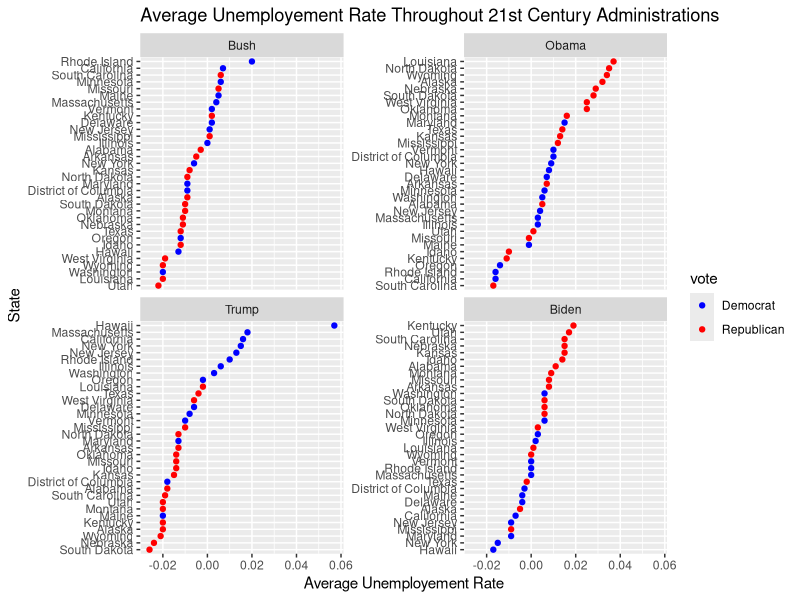
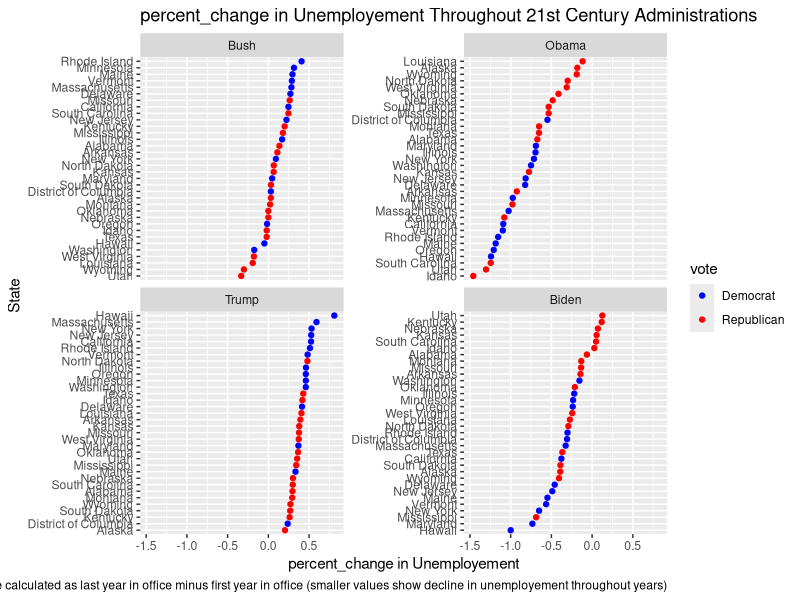
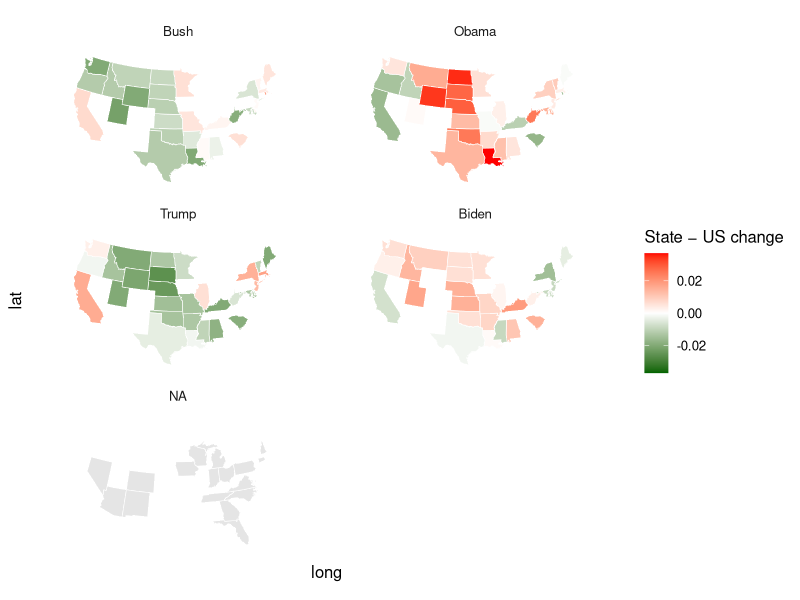
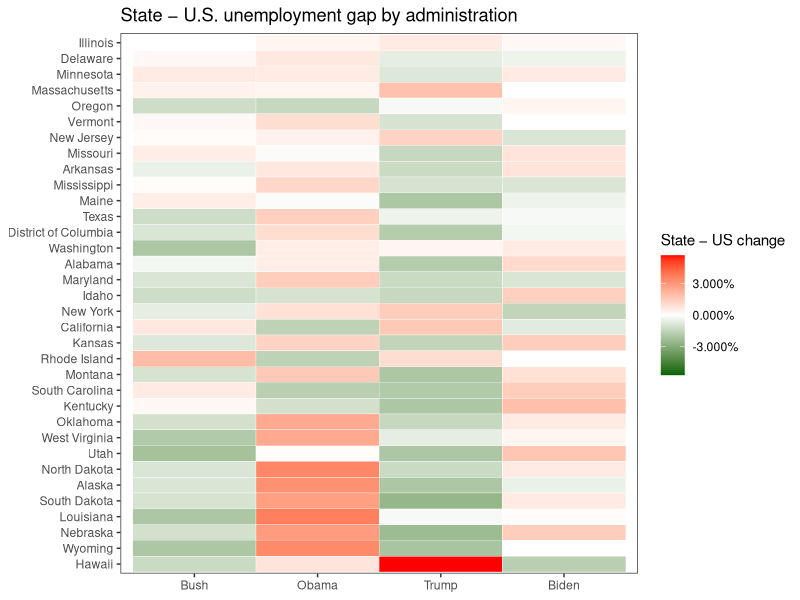

Reproduce these figures in R, in order.
## ---- chunk 1
library(readr)
library(dplyr)
library(tidyverse)
library(forcats)
library(tidytext)
library(scales)
library(lubridate)
library(stringr)
## ---- chunk 2
unemployement <- read_csv("data/unemployement_rate_by_state.csv")
## ---- chunk 3
consistent_blue <- c("California", "Oregon", "Washington", "Minnesota", "Illinois", "New York", "Vermont", "New Jersey", "Maine", "Rhode Island", "Maryland", "Delaware", "District of Columbia", "Conneticut", "Hawaii", "Massachusetts")

consistent_red <- c("Alaska", "Alabama", "Arkansas", "Idaho", "Kansas", "Kentucky", "Louisiana", "Missouri", "Mississippi", "Montana", "Nebraska", "North Dakota", "Oklahoma", "South Carolina", "South Dakota", "Tennesse", "Texas", "Utah", "Wyoming", "West Virginia")

all_consistent <- union(consistent_blue, consistent_red)

biden_years <- c(2024, 2023, 2022, 2021)
trump_years <- c(2020, 2019, 2018, 2017)
obama_years <- c(2016, 2015, 2014, 2013, 
                 2012, 2011, 2010, 2009)
bush_years <- c(2008, 2007, 2006, 2005, 
                 2004, 2003, 2002, 2001)
## ---- chunk 4
#filtering and feature engineering
unemployement_filtered <- unemployement |> 
  filter(State %in% all_consistent) |>
  pivot_longer(cols = `2024`:`2001`, 
               names_to = 'Year', 
               values_to = 'unemployement_rate')|>
  mutate(
    vote = case_when(
      State %in% consistent_red ~ "Republican",
      State %in% consistent_blue ~ "Democrat",
      State == 'United States' ~ "United States"),
    administration = case_when(
      Year %in% biden_years ~ "Biden",
      Year %in% trump_years ~ "Trump",
      Year %in% obama_years ~ "Obama",
      Year %in% bush_years ~ "Bush"
      
    )
  )|> select(-"2000") 

unemployement_filtered$Year <- as.Date(paste0(unemployement_filtered$Year, "-01-01"))

unemployement_filtered <- unemployement_filtered|>
  group_by(administration, State)|>
  reframe(
    start_rate = unemployement_rate[which.min(Year)],
    end_rate = unemployement_rate[which.max(Year)],
    difference = end_rate-start_rate,
    percent_change = (end_rate-start_rate)/end_rate,
    vote = vote
    
  ) |> distinct()

unemployement_us_avg <- unemployement_filtered |>
  mutate(
    dif_from_us = difference - case_when(
      administration == "Biden" ~ -0.013,
      administration == "Trump" ~  0.037,
      administration == "Obama" ~ -0.044,
      administration == "Bush"  ~  0.011,
      TRUE ~ NA_real_
    ),
    dif_from_us = round(dif_from_us, 3))
  
## ---- chunk 5
#| fig.height: 15

unemployement_us_avg <- unemployement_us_avg |>
  mutate(administration = factor(
    administration,
    levels = c("Bush", "Obama", "Trump", "Biden")  
  )) |> mutate(State_in_panel = reorder_within(State, dif_from_us, administration))

unemployement_us_avg |> ggplot(aes(x = dif_from_us, y = State_in_panel, color = vote)) + geom_point() +
  facet_wrap(~administration, scales = "free_y") + scale_color_manual(
    values = c(
      "Republican" = "red",
      "Democrat"   = "blue",
      "United States" = "gray"
    )) + scale_y_reordered() + labs(y = "State", x = "Average Unemployement Rate",
                                    title = "Average Unemployement Rate Throughout 21st Century Administrations")
## ---- chunk 6
#| fig.height: 15

unemployement_us_avg |> mutate(State_in_panel = reorder_within(State, percent_change, administration))|> ggplot(aes(x = percent_change, y = State_in_panel, color = vote)) + geom_point() +
  facet_wrap(~administration, scales = "free_y") + scale_color_manual(
    values = c(
      "Republican" = "red",
      "Democrat"   = "blue",
      "United States" = "gray"
    )) + scale_y_reordered() + labs(y = "State", x = "percent_change in Unemployement",
                                    title = "percent_change in Unemployement Throughout 21st Century Administrations", caption = "percent_change calculated as last year in office minus first year in office (smaller values show decline in unemployement throughout years)")
## ---- chunk 7
mapping <- unemployement_us_avg |> mutate(state_lower = tolower(State))
us_map <- map_data("state") 

mapping_joined <- us_map |>
  left_join(mapping, by = c("region" = "state_lower"),
            relationship = "many-to-many")

lim <- max(abs(mapping_joined$dif_from_us), na.rm = TRUE)

four_maps <- ggplot(mapping_joined, aes(long, lat, group = group, fill = dif_from_us, rm.na=TRUE)) +
    geom_polygon(color = "white", linewidth = 0.2) +
    coord_map("albers", lat0 = 39, lat1 = 45) +
    facet_wrap(~ administration, ncol = 2) +   # <-- or ~ Administration
    scale_fill_gradient2(
        name = "State − US change",
        low = "darkgreen", mid = "white", high = "red",
        midpoint = 0,
        limits = c(-lim, lim),
,   # if dif_from_us is proportions
        oob = squish, na.value = "grey90"
    ) +
    theme_minimal(base_size = 12) +
    theme(
        panel.grid = element_blank(),
        axis.text = element_blank(),
        axis.ticks = element_blank()
    )
## ---- chunk 8
four_maps
## ---- chunk 9
library(dplyr)
library(ggplot2)
library(forcats)
library(scales)

# order: most volatile (highest SD of gap) at the top
state_order <- unemployement_us_avg %>%
  group_by(State) %>%
  summarise(var_gap = sd(dif_from_us, na.rm = TRUE), .groups = "drop") %>%
  arrange(desc(var_gap)) %>%
  pull(State)

lim <- max(abs(unemployement_us_avg$dif_from_us), na.rm = TRUE)

difference_visual <- ggplot(
  unemployement_us_avg,
  aes(x = administration,
      y = factor(State, levels = state_order),   # apply ordering here
      fill = dif_from_us)
) +
  geom_tile(color = "white") +
  labs(title = "State − U.S. unemployment gap by administration",
       x = NULL, y = NULL) +
  scale_fill_gradient2(
    name = "State − US change",
    low = "darkgreen", mid = "white", high = "red",
    midpoint = 0,
    limits = c(-lim, lim),
    labels = label_percent(accuracy = 0.001),   # no rounding; or keep 0.1%
    na.value = "grey90"
  ) +
  theme_bw() +
  theme(panel.grid = element_blank())
## ---- chunk 10
difference_visual
